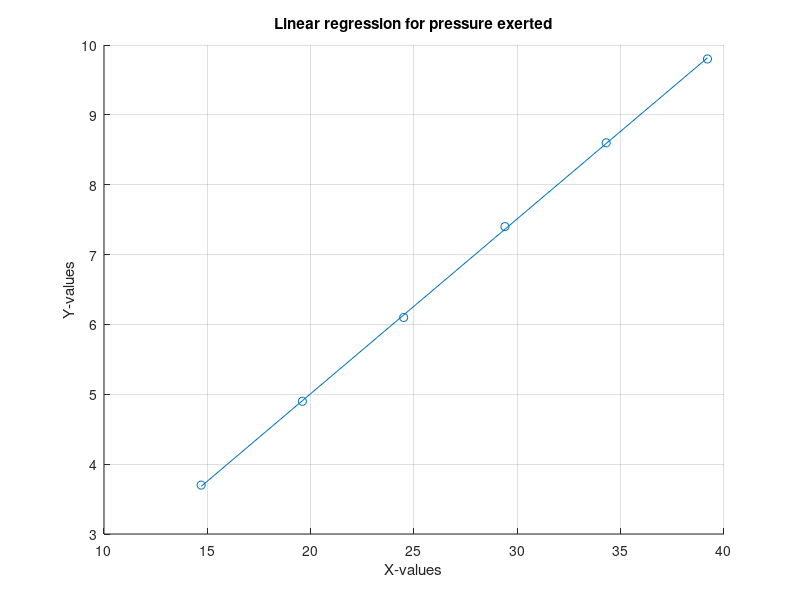

Recreate this plot in MATLAB.
% Implementation of Linear method.
% Model for Presure exerted by water in a container: p = (mg)/A.
% Available data.
dataX = [14.7; 19.6; 24.5; 29.4; 34.3; 39.2];
dataY = [3.7; 4.9; 6.1; 7.4; 8.6; 9.8];
 % Output dataX and dataY.
 disp([dataX, dataY]);
 % Perform computations.
 % Performing mldivide for least-square regression.
 lsr = dataX\dataY; % Model like p = lsrX
 % Regressor by regression co-efficients
 computedY = lsr*dataX;
 scatter(dataX,dataY)
 hold on
 plot(dataX,computedY)
 xlabel('X-values'), ylabel('Y-values'), title('Linear regression for pressure exerted');
 grid on
 